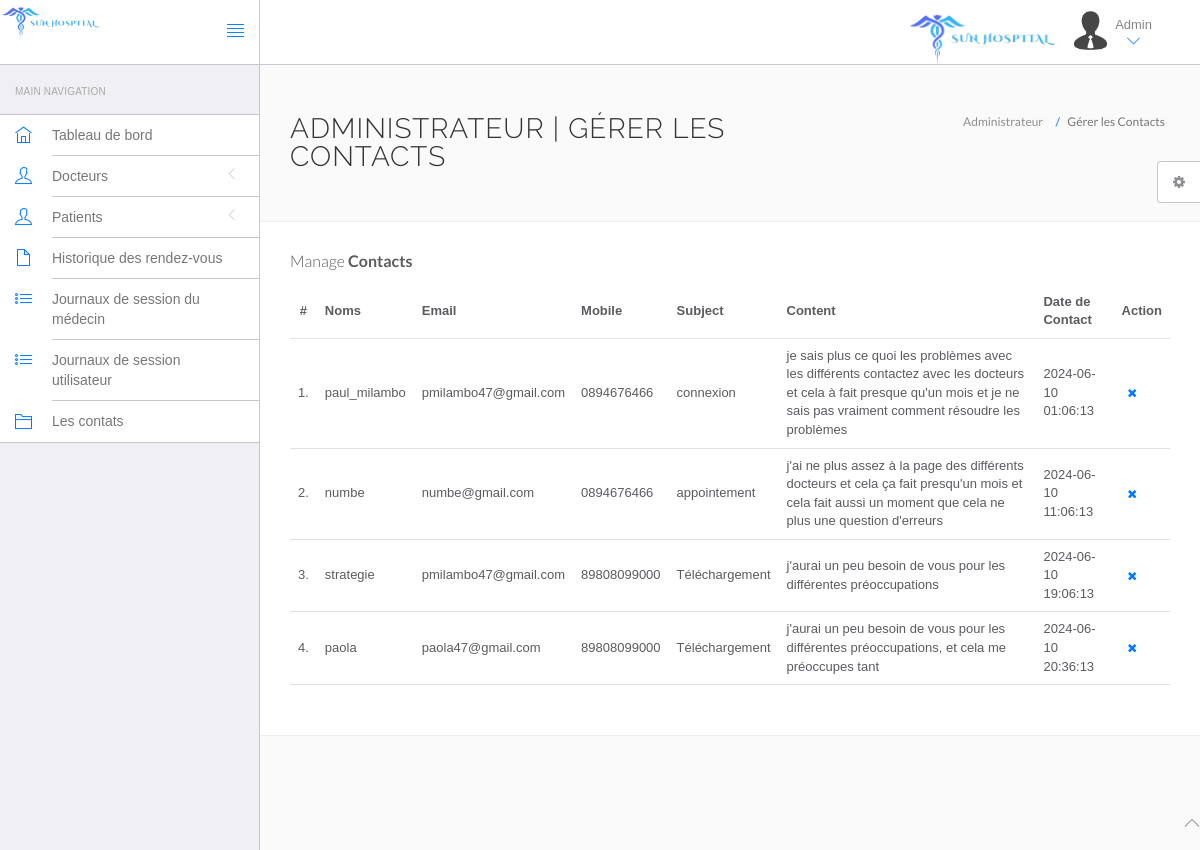
Page /hms/admin/contact.php on the committed database.
### tables this page shows
CREATE TABLE `contact` (
  `id` int NOT NULL,
  `name` varchar(50) NOT NULL,
  `email` varchar(50) NOT NULL,
  `mobile` varchar(20) NOT NULL,
  `subject` text NOT NULL,
  `content` text,
  `contactDay` timestamp NULL DEFAULT CURRENT_TIMESTAMP
);

### hms/admin/contact.php (the view, shortened to what this page needs)
<?php
require 'include/config.php';
?>
<!DOCTYPE html>
<html lang="en">
	<head>
		<link rel="stylesheet" href="vendor/bootstrap/css/bootstrap.min.css">
		<link rel="stylesheet" href="vendor/fontawesome/css/font-awesome.min.css">
		<link rel="stylesheet" href="vendor/themify-icons/themify-icons.min.css">
		<link href="vendor/animate.css/animate.min.css" rel="stylesheet" media="screen">
		<link href="vendor/perfect-scrollbar/perfect-scrollbar.min.css" rel="stylesheet" media="screen">
		<link href="vendor/switchery/switchery.min.css" rel="stylesheet" media="screen">
		<link href="vendor/bootstrap-touchspin/jquery.bootstrap-touchspin.min.css" rel="stylesheet" media="screen">
		<link href="vendor/select2/select2.min.css" rel="stylesheet" media="screen">
		<link href="vendor/bootstrap-datepicker/bootstrap-datepicker3.standalone.min.css" rel="stylesheet" media="screen">
		<link href="vendor/bootstrap-timepicker/bootstrap-timepicker.min.css" rel="stylesheet" media="screen">
		<link rel="stylesheet" href="assets/css/styles.css">
		<link rel="stylesheet" href="assets/css/plugins.css">
		<link rel="stylesheet" href="assets/css/themes/theme-1.css" id="skin_color" />
	</head>
	<body>
		<div id="app">
<?php require 'include/sidebar.php';?>
			<div class="app-content">
						<?php require 'include/header.php';?>
				<div class="main-content" >
					<div class="wrap-content container" id="container">
						<section id="page-title">
							<div class="row">
								<div class="col-sm-8">
									<h1 class="mainTitle">Administrateur | Gérer les contacts</h1>
																	</div>
								<ol class="breadcrumb">
									<li>
										<span>Administrateur</span>
									</li>
									<li class="active">
										<span>Gérer les Contacts</span>
									</li>
								</ol>
							</div>
						</section>
						<div class="container-fluid container-fullw bg-white">
									<div class="row">
								<div class="col-md-12">
									<h5 class="over-title margin-bottom-15">Manage <span class="text-bold">Contacts</span></h5>
									<table class="table table-hover" id="sample-table-1">
										<thead>
											<tr>
												<th class="center">#</th>
												<th>Noms</th>
												<th class="hidden-xs">Email</th>
												<th>Mobile</th>
												<th>Subject</th>
												<th>Content</th>
												<th>Date de Contact </th>
												<th>Action</th>
											</tr>
										</thead>
										<tbody>
<?php
$sql= $con->prepare("select * from contact");
$sql->execute();
$array = $sql->fetchAll();
$cnt=1;
foreach($array as $row)
{
?>
											<tr>
												<td class="center"><?php echo $cnt;?>.</td>
												<td class="hidden-xs"><?php echo $row['name'];?></td>
												<td><?php echo $row['email'];?></td>
												<td><?php echo $row['mobile'];?>
												</td>
												<td><?php echo $row['subject'];?></td>
												<td><?php echo $row['content'];?></td>
												<td><?php echo $row['contactDay'];?></td>
												<td >
												<div class="visible-md visible-lg hidden-sm hidden-xs">
	<a href="manage-users.php?id=<?php echo $row['id']?>&del=delete" onClick="return confirm('Êtes-vous sûr de vouloir supprimer ce contact?')"class="btn btn-transparent btn-xs tooltips" tooltip-placement="top" tooltip="Remove"><i class="fa fa-times fa fa-white"></i></a>
												</div>
												</td>
											</tr>
											<?php
$cnt=$cnt+1;
											 }?>
										</tbody>
									</table>
								</div>
							</div>
								</div>
							</div>
						</div>
					</div>
				</div>
	<?php require 'include/footer.php';?>
	<?php require 'include/setting.php';?>
	</body>
</html>

### hms/admin/assets/css/themes/theme-1.css (style rules this page uses)
body { background: #FAFAFA; }

### rows in the picture
contact: name "paul_milambo", email "pmilambo47@gmail.com", mobile "0894676466", subject "connexion", content "je sais plus ce quoi les problèmes avec les différents contactez avec les docteurs et cela à fait presque qu'un mois et je ne sais pas vraiment comment résoudre les problèmes", contactDay "2024-06-10 01:06:13"
contact: name "numbe", email "numbe@gmail.com", mobile "0894676466", subject "appointement", content "j'ai ne plus assez à la page des différents docteurs et cela ça fait presqu'un mois et cela fait aussi un moment que cela ne plus une question d'erreurs", contactDay "2024-06-10 11:06:13"
contact: name "strategie", email "pmilambo47@gmail.com", mobile "89808099000", subject "Téléchargement", content "j'aurai un peu besoin de vous pour les différentes préoccupations", contactDay "2024-06-10 19:06:13"
contact: name "paola", email "paola47@gmail.com", mobile "89808099000", subject "Téléchargement", content "j'aurai un peu besoin de vous pour les différentes préoccupations, et cela me préoccupes tant", contactDay "2024-06-10 20:36:13"
